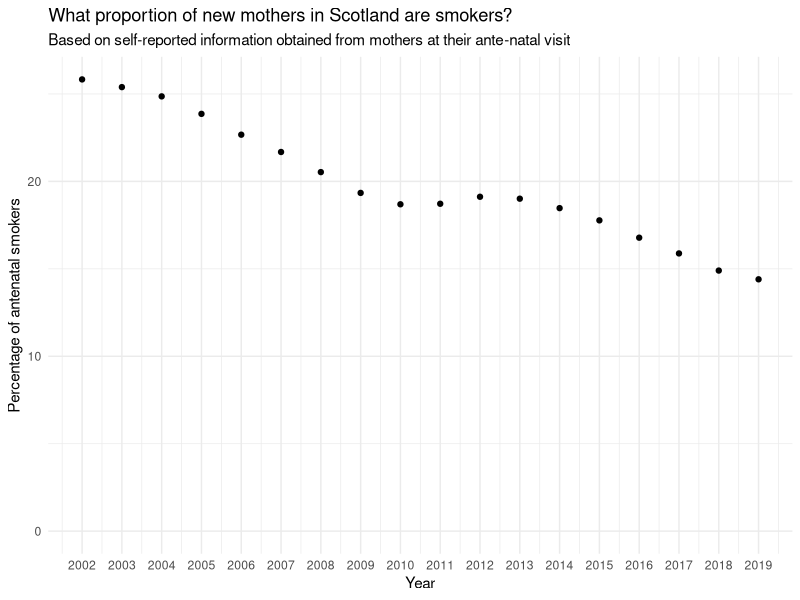

R code for this plot:
## ---- chunk 1
library(tidyverse)
library(here)
## ---- chunk 2
smokers <- read_csv(here("data_clean/antenatal_smoking.csv")) %>% 
  arrange(year)
## ---- chunk 3
smokers %>% 
  ggplot() +
  aes(x = year,
      y = ratio) +
  geom_point() +
  scale_x_continuous(breaks = 2002:2019) +
  scale_y_continuous(limits = c(0, NA)) +
  labs(x = "Year",
       y = "Percentage of antenatal smokers",
       title = "What proportion of new mothers in Scotland are smokers?",
       subtitle = "Based on self-reported information obtained from mothers at their ante-natal visit") +
  theme_minimal()

